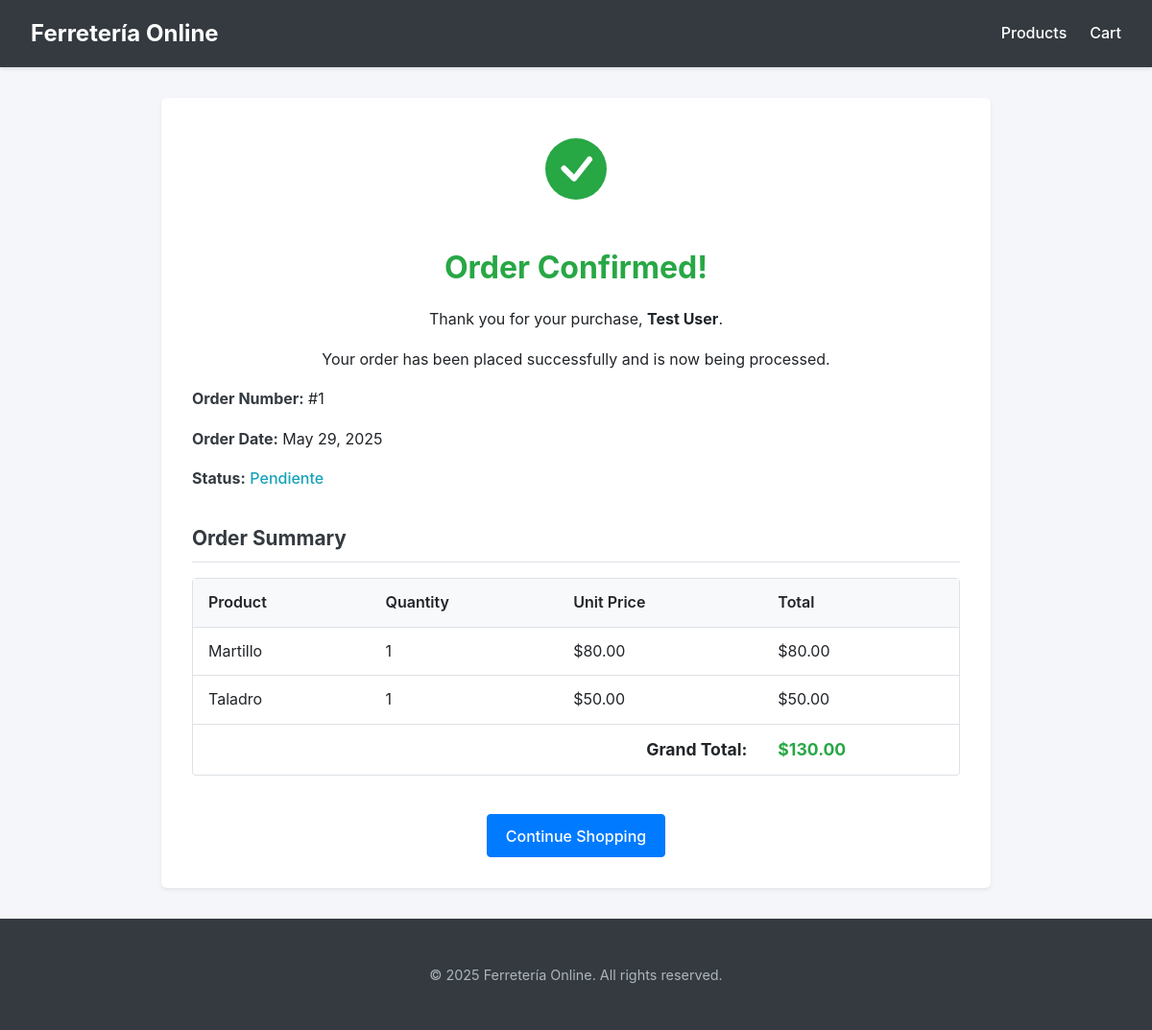
Screenshot of /order/confirmation/1/ with the database file from the repository.
### ferreteria/models.py (models this page shows, shortened)
class Orders(models.Model):
    idorders = models.AutoField(primary_key=True)
    idclients = models.ForeignKey(Clients, on_delete=models.PROTECT, db_column='idclients', null=True, blank=True, verbose_name="Client")
    order_date = models.DateField(null=True, blank=True, verbose_name="Order Date")
    state = models.CharField(max_length=45, null=True, blank=True, default='pending', verbose_name="State")
    class Meta:
        verbose_name = "Order"
        verbose_name_plural = "Orders"

class Clients(models.Model):
    idclients = models.AutoField(primary_key=True)
    name = models.CharField(max_length=45, null=True, blank=True, verbose_name="Name")
    lastname = models.CharField(max_length=45, null=True, blank=True, verbose_name="Last Name")
    email = models.EmailField(max_length=45, null=True, blank=True, unique=True)
    phone = models.CharField(max_length=45, null=True, blank=True, verbose_name="Phone")
    class Meta:
        verbose_name = "Client"
        verbose_name_plural = "Clients"

class OrderDetail(models.Model):
    idorder_detail = models.AutoField(primary_key=True)
    idorders = models.ForeignKey(Orders, on_delete=models.CASCADE, db_column='idorders', null=True, blank=True, verbose_name="Order")
    idproducts = models.ForeignKey(Products, on_delete=models.PROTECT, db_column='idproducts', null=True, blank=True, verbose_name="Product")
    quantity = models.IntegerField(null=True, blank=True, verbose_name="Quantity")
    unit_price = models.DecimalField(max_digits=10, decimal_places=2, null=True, blank=True, verbose_name="Unit Price")
    class Meta:
        verbose_name = "Order Detail"
        verbose_name_plural = "Order Details"

class Products(models.Model):
    idproducts = models.AutoField(primary_key=True)
    name = models.CharField(max_length=45)
    description = models.CharField(max_length=255, null=True, blank=True)
    price = models.DecimalField(max_digits=10, decimal_places=2, null=True, blank=True)
    cost = models.DecimalField(max_digits=10, decimal_places=2, null=True, blank=True)
    stock = models.IntegerField(null=True, blank=True)
    idcategories = models.ForeignKey(Categories, on_delete=models.PROTECT, db_column='idcategories', null=True, blank=True, verbose_name="Category")
    image = models.ImageField(upload_to='products_images/', null=True, blank=True, verbose_name="Image")
    class Meta:
        verbose_name = "Product"
        verbose_name_plural = "Products"

### ferreteria/views.py (the view)
# urls.py: path('order/confirmation/<int:order_id>/', views.order_confirmation, name='order_confirmation'), # Nueva para confirmación
def order_confirmation(request, order_id):
    order = get_object_or_404(Orders, idorders=order_id)
    client = get_current_client(request) # Asume que esta función existe y funciona
    if order.idclients != client:
        messages.error(request, "You are not authorized to view this order confirmation.")
        return redirect('product_list') # O a donde consideres apropiado
    order_details_queryset = OrderDetail.objects.filter(idorders=order).select_related('idproducts')
    processed_order_details = []
    total_order_price = 0
    for detail in order_details_queryset:
        detail.total_item_price = detail.quantity * detail.unit_price # Calcula el total por ítem
        total_order_price += detail.total_item_price
        processed_order_details.append(detail)
    header_cart_item_count = 0
    if client: # Solo si tenemos un cliente
        header_cart_item_count = Cart.objects.filter(idclient=client).aggregate(total_quantity=Sum('quantity'))['total_quantity'] or 0
    context = {
        'order': order,
        'order_details': processed_order_details,
        'total_order_price': total_order_price,
        'cart_item_count': header_cart_item_count, # << AÑADIR ESTO PARA LA CABECERA
    }
    return render(request, 'ferreteria/order_confirmation.html', context)

### ferreteria/views.py (called while the page is built)
def get_current_client(request):
    try:
        return Clients.objects.get(idclients=1)
    except Clients.DoesNotExist:
        messages.error(request, "Client profile not found. Please log in or register. (Using fallback default client)")
        client, _ = Clients.objects.get_or_create(
            idclients=1, # O deja que AutoField maneje esto y luego guárdalo en sesión
            defaults={'name': "Default", 'lastname': "Client", 'email': "default@example.com"}
        )
        return client

### ferreteria/templates/ferreteria/order_confirmation.html (shortened to what this page needs)
<!DOCTYPE html>
<html lang="en">
<head>
</head>
<body>
    <header>
        <nav>
            <a href="{% url 'product_list' %}" class="brand-logo">Ferretería Online</a>
            <ul>
                <li><a href="{% url 'product_list' %}">Products</a></li>
                <li>
                    <a href="{% url 'view_cart' %}">
                        Cart
                    </a>
                </li>
            </ul>
        </nav>
    </header>
    <main class="main-content">
        <div class="confirmation-icon">
        </div>
        <h1>Order Confirmed!</h1>
        <p>Thank you for your purchase, <strong>{{ order.idclients.name }} {{ order.idclients.lastname }}</strong>.</p>
        <p>Your order has been placed successfully and is now being processed.</p>
        <div class="order-details-text">
            <p><strong>Order Number:</strong> #{{ order.idorders }}</p>
            <p><strong>Order Date:</strong> {{ order.order_date|date:"F d, Y" }}</p> <p><strong>Status:</strong> <span style="text-transform: capitalize; font-weight:500; color: var(--info-color);">{{ order.state }}</span></p>
        </div>
        <h2>Order Summary</h2>
        <table class="summary-table">
            <thead>
                <tr>
                    <th>Product</th>
                    <th>Quantity</th>
                    <th>Unit Price</th>
                    <th>Total</th>
                </tr>
            </thead>
            <tbody>
                {% for detail in order_details %}
                <tr>
                    <td>{{ detail.idproducts.name }}</td>
                    <td>{{ detail.quantity }}</td>
                    <td>${{ detail.unit_price|floatformat:2 }}</td>
                    <td>${{ detail.total_item_price|floatformat:2 }}</td> </tr>
                {% endfor %}
                <tr class="total-row">
                    <td colspan="3" style="text-align:right;"><strong>Grand Total:</strong></td>
                    <td><strong class="grand-total">${{ total_order_price|floatformat:2 }}</strong></td>
                </tr>
            </tbody>
        </table>
        <div class="actions">
            <a href="{% url 'product_list' %}" class="btn">Continue Shopping</a>
            </div>
    </main>
    <footer>
        <p>&copy; {% now "Y" %} Ferretería Online. All rights reserved.</p>
    </footer>
</body>
</html>

### ferreteria/templates/ferreteria/order_confirmation.html (style rules this page uses)
:root { --primary-color: #007bff; --secondary-color: #6c757d; --success-color: #28a745; --danger-color: #dc3545; --info-color: #17a2b8; --light-gray: #f8f9fa; --dark-gray: #343a40; --border-color: #dee2e6; --text-color: #212529; --link-hover-color: #0056b3; --card-shadow: 0 0.125rem 0.25rem rgba(0, 0, 0, 0.075); }
body { font-family: -apple-system, BlinkMacSystemFont, "Segoe UI", Roboto, "Helvetica Neue", Arial, sans-serif; margin: 0; background-color: #f4f6f9; color: var(--text-color); line-height: 1.6; }
header { background-color: var(--dark-gray); color: white; padding: 1rem 2rem; box-shadow: 0 2px 4px rgba(0,0,0,0.1); position: sticky; top: 0; z-index: 1000; }
nav { display: flex; justify-content: space-between; align-items: center; max-width: 1200px; margin: 0 auto; }
nav .brand-logo { font-size: 1.5rem; font-weight: bold; color: white; text-decoration: none; }
nav ul { list-style: none; padding: 0; margin: 0; display: flex; }
nav ul li { margin-left: 1.5rem; }
nav ul li a { color: white; text-decoration: none; font-weight: 500; padding: 0.5rem 0; position: relative; }
.main-content { max-width: 800px; margin: 2rem auto; padding: 2rem; background-color: white; border-radius: 0.375rem; box-shadow: var(--card-shadow); text-align: center; }
.confirmation-icon { font-size: 4rem; color: var(--success-color); margin-bottom: 1rem; }
.main-content h1 { font-size: 2rem; color: var(--success-color); margin-top: 0; margin-bottom: 1rem; }
.main-content h2 { font-size: 1.3rem; color: var(--dark-gray); margin-top: 2rem; margin-bottom: 1rem; text-align: left; border-bottom: 1px solid var(--border-color); padding-bottom: 0.5rem; }
.order-details-text p { margin-bottom: 0.5rem; font-size: 1rem; text-align: left; }
.order-details-text strong { color: var(--dark-gray); }
.summary-table { width: 100%; border-collapse: separate; border-spacing: 0; margin-top: 1rem; border: 1px solid var(--border-color); border-radius: .25rem; }
.summary-table th, .summary-table td { padding: 0.75rem 1rem; text-align: left; border-bottom: 1px solid var(--border-color); }
.summary-table th { background-color: var(--light-gray); font-weight: 600; }
.summary-table tr:last-child td { border-bottom: none; }
.summary-table .total-row td { font-weight: bold; font-size: 1.1rem; }
.summary-table .grand-total { color: var(--success-color); }
.actions { margin-top: 2.5rem; }
.btn { display: inline-block; font-weight: 500; color: white; text-align: center; vertical-align: middle; cursor: pointer; background-color: var(--primary-color); border: 1px solid var(--primary-color); padding: 0.6rem 1.2rem; font-size: 1rem; line-height: 1.5; border-radius: 0.25rem; text-decoration: none; transition: background-color 0.15s ease-in-out, border-color 0.15s ease-in-out; }
footer { text-align: center; padding: 2rem; margin-top: 2rem; background-color: var(--dark-gray); color: #adb5bd; font-size: 0.9rem; }

### rows the page displays
Orders: idclients.name "Test", idclients.lastname "User", idorders "1", order_date "May 29, 2025", state "Pendiente"
OrderDetail: idproducts.name "Martillo", quantity "1", unit_price "80.00", total_item_price "80.00"
OrderDetail: idproducts.name "Taladro", quantity "1", unit_price "50.00", total_item_price "50.00"

### other values shown
{{ total_order_price|floatformat:2 }} "130.00"
